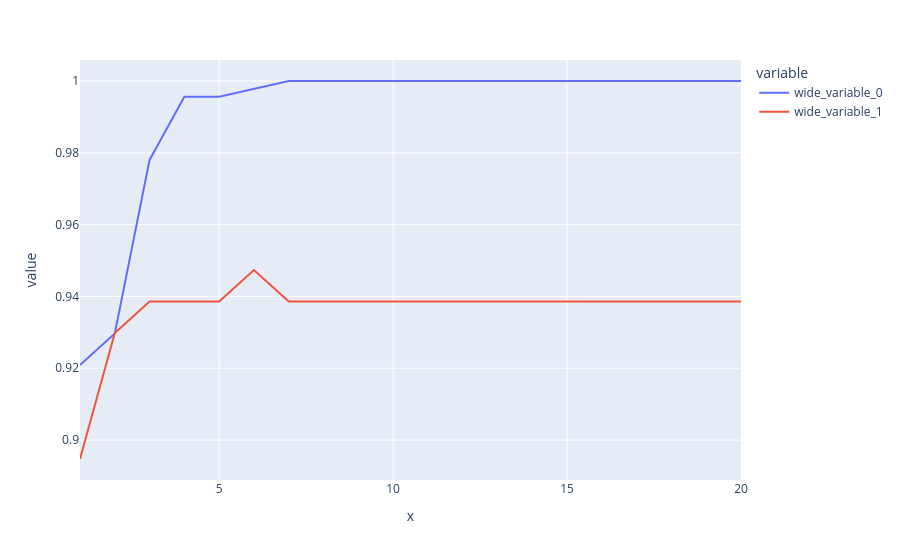

Source (notebook cell):
### Code cell
px.line(x=list(range(1, 21)), y=[train_accuracy, test_accuracy])

### Figure 1 — Plotly figure (JSON) as saved in the notebook; plotly's stock layout.template omitted (floating-point values rounded to 4 significant figures)
{"data": [{"hovertemplate": "variable=wide_variable_0<br>x=%{x}<br>value=%{y}<extra></extra>", "legendgroup": "wide_variable_0", "line": {"color": "#636efa", "dash": "solid"}, "marker": {"symbol": "circle"}, "mode": "lines", "name": "wide_variable_0", "orientation": "v", "showlegend": true, "type": "scatter", "x": [1, 2, 3, 4, 5, 6, 7, 8, 9, 10, 11, 12, 13, 14, 15, 16, 17, 18, 19, 20], "xaxis": "x", "y": [0.9209, 0.9297, 0.978, 0.9956, 0.9956, 0.9978, 1.0, 1.0, 1.0, 1.0, 1.0, 1.0, 1.0, 1.0, 1.0, 1.0, 1.0, 1.0, 1.0, 1.0], "yaxis": "y"}, {"hovertemplate": "variable=wide_variable_1<br>x=%{x}<br>value=%{y}<extra></extra>", "legendgroup": "wide_variable_1", "line": {"color": "#EF553B", "dash": "solid"}, "marker": {"symbol": "circle"}, "mode": "lines", "name": "wide_variable_1", "orientation": "v", "showlegend": true, "type": "scatter", "x": [1, 2, 3, 4, 5, 6, 7, 8, 9, 10, 11, 12, 13, 14, 15, 16, 17, 18, 19, 20], "xaxis": "x", "y": [0.8947, 0.9298, 0.9386, 0.9386, 0.9386, 0.9474, 0.9386, 0.9386, 0.9386, 0.9386, 0.9386, 0.9386, 0.9386, 0.9386, 0.9386, 0.9386, 0.9386, 0.9386, 0.9386, 0.9386], "yaxis": "y"}], "layout": {"legend": {"title": {"text": "variable"}, "tracegroupgap": 0}, "margin": {"t": 60}, "xaxis": {"anchor": "y", "domain": [0, 1], "title": {"text": "x"}}, "yaxis": {"anchor": "x", "domain": [0, 1], "title": {"text": "value"}}}}
